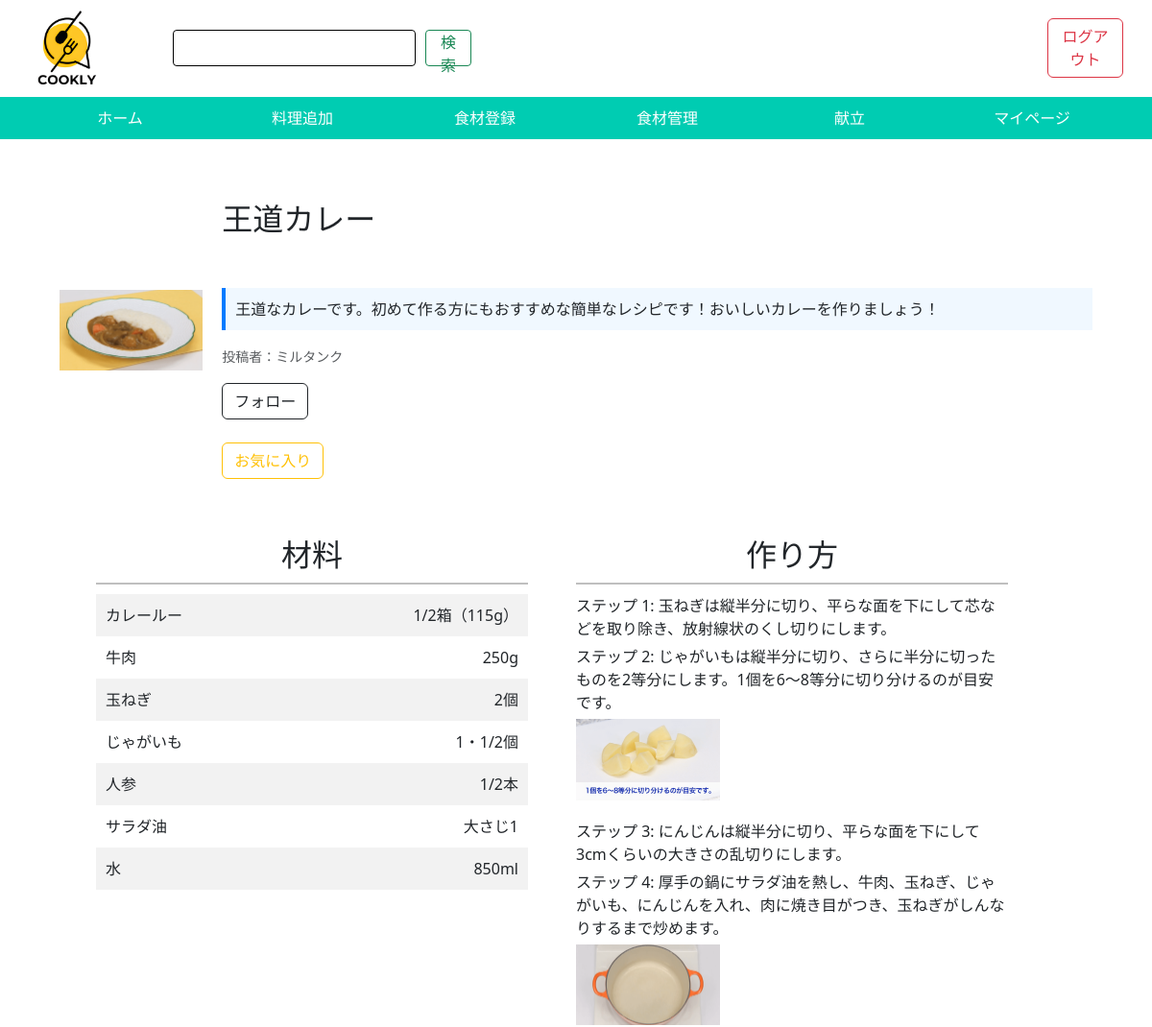
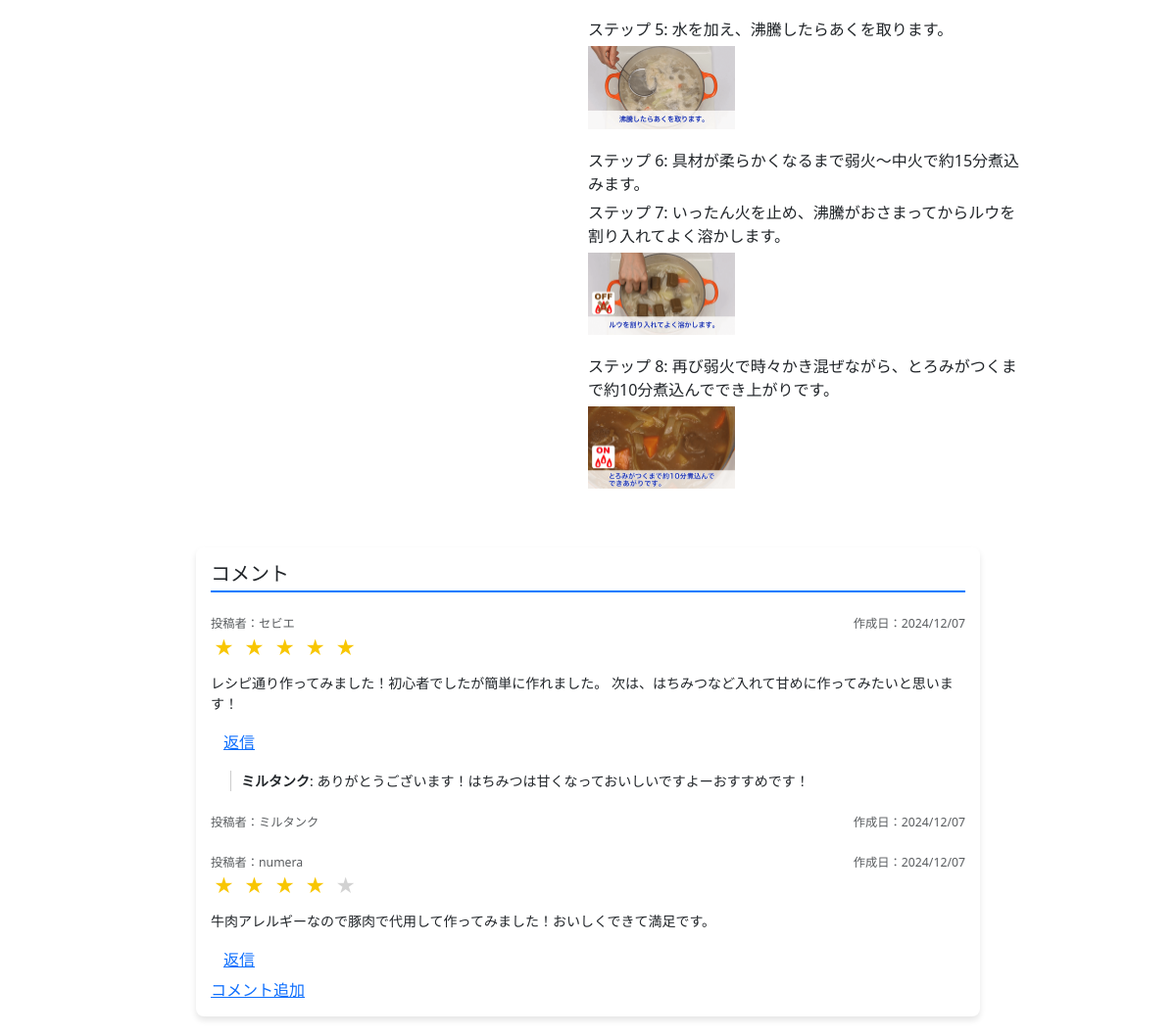
The app's page /recipe/8 with its own data (2 pictures, top to bottom).
### app/models.py (models this page shows, shortened)
class Recipe(models.Model):
    user = models.ForeignKey(CustomUser, on_delete=models.CASCADE)
    recipe_title = models.CharField(max_length=200, verbose_name="料理タイトル")
    recipe_image = models.ImageField(upload_to='recipes/', verbose_name="料理写真")
    vote = models.IntegerField(default=0, verbose_name="閲覧回数")
    detail_text = models.TextField(max_length=200, verbose_name="料理説明")
    class Genre(models.TextChoices):
        MAIN_DISH = 'main', '主菜'
        SIDE_DISH = 'side', '副菜'
        MAIN_COURSE = 'course', '主食'
        DESSERT = 'dessert', '菓子'
    genre = models.CharField(max_length=10, choices=Genre.choices, verbose_name="ジャンル")
    created_at = models.DateTimeField(auto_now_add=True)
    updated_at = models.DateField(verbose_name="更新日", auto_now=True)

class CustomUser(AbstractUser):
    user_icon = models.ImageField(upload_to='user_icon/', verbose_name="ユーザーアイコン")
    allergy = models.CharField(max_length=1000, default="なし")

class Ingredient(models.Model):
    recipe = models.ForeignKey(Recipe, related_name='ingredient', on_delete=models.CASCADE, verbose_name="class Recipeを継承")
    material = models.CharField(max_length=100, verbose_name="材料名")
    amount = models.CharField(max_length=100, verbose_name="分量")

class Step(models.Model):
    recipe = models.ForeignKey(Recipe, related_name='step', on_delete=models.CASCADE)
    step_number = models.PositiveIntegerField(verbose_name="ステップ番号")
    step_text = models.CharField(max_length=300, verbose_name="作り方文章")
    step_image = models.ImageField(upload_to='steps/', blank=True, null=True, verbose_name="作り方の写真")
    step_video = models.FileField(upload_to='videos/', blank=True, null=True, verbose_name="作り方の動画")

class Comment(models.Model):
    user = models.ForeignKey(CustomUser, on_delete=models.CASCADE)
    recipe = models.ForeignKey(Recipe, related_name='comment', on_delete=models.CASCADE)
    parent = models.ForeignKey('self', null=True, blank=True, on_delete=models.CASCADE, related_name='replies')  # 親コメント
    content = models.TextField(default="")
    created_at = models.DateTimeField(auto_now_add=True)
    comment = models.TextField(max_length=200)
    rating = models.IntegerField(null=True, blank=True)  # 1から5の値を想定

### app/views.py (the view)
# urls.py: path("recipe/<int:post_id>", views.detail, name="detail"),
def detail(request, post_id):
    recipes = Recipe.objects.get(id=post_id)
    ingredient_text = recipes.ingredient.all()
    steps = recipes.step.all()
    comments = recipes.comment.all()
    recipes.vote += 1
    recipes.save()
    is_favorited = False
    is_folloing = False
    if request.user.is_authenticated:
        from app.models import Favorite  # 追加
        is_favorited = Favorite.objects.filter(user=request.user, item=recipes).exists()
        is_folloing = Follow.objects.filter(follower=request.user, followed=recipes.user).exists()
    context = {
        "recipe_chose": recipes,
        "ingredient_text": ingredient_text,
        'steps': steps,
        "comments": comments,
        "user": recipes.user,
        "is_favorited": is_favorited,
        "is_following": is_folloing,
    }
    return render(request, "app/recipe.html", context)

### app/templates/app/recipe.html (shortened to what this page needs)
{% extends "base/base.html" %}
{% load static %}
{% block body %}
<div class="recipe-container">
    <div class="recipe-left">
        <img src="{{ recipe_chose.recipe_image.url }}" alt="Recipe Image" class="recipe-image">
    </div>
    <div class="recipe-right">
        <h2 class="recipe-title">{{ recipe_chose.recipe_title }}</h2>
        <p class="recipe-detail">{{ recipe_chose.detail_text }}</p>
        <p class="recipe-user">
            <small class="text-body-secondary">
                <a href="{% url 'app:author_page' recipe_chose.user.id %}" class="hidden-link">
                    投稿者：{{ recipe_chose.user }}</small>
        </p>
        {% if user.is_authenticated %}
        <form method="post" action="{% url 'app:toggle_follow' recipe_chose.user.id %}">
            <button type="submit" class="btn {% if is_following %}btn-dark{% else %}btn-outline-dark{% endif %}">
                {% if is_following %}
                フォロー解除
                {% else %}
                フォロー
                {% endif %}
            </button>
        </form>
        {% else %}
        <p>フォローするには、<a href="{% url 'login' %}">ログイン</a>してください。</p>
        {% endif %}
        <br>
        {% if user.is_authenticated %}
        <form method="post" action="{% url 'app:toggle_favorite' recipe_chose.id %}">
            <button type="submit" class="btn {% if is_favorited %}btn-warning{% else %}btn-outline-warning{% endif %}">
                {% if is_favorited %}
                お気に入り解除
                {% else %}
                お気に入り
                {% endif %}
            </button>
        </form>
        {% else %}
        <p>お気に入り登録をするには、<a href="{% url 'login' %}">ログイン</a>してください。</p>
        {% endif %}
    </div>
</div>
<div class="ingredient-step-container">
    <div class="ingredient-container">
        <h2 class="ingredient-title">材料</h2>
        <hr class="divider">
        <table class="table table-striped ingredient-table">
            <tbody>
                {% for ingredient in ingredient_text %}
                <tr>
                    <td class="ingredient-name">{{ ingredient.material }}</td>
                    <td class="ingredient-amount">{{ ingredient.amount }}</td>
                </tr>
                {% empty %}
                <tr>
                    <td colspan="2">材料がありません。</td>
                </tr>
                {% endfor %}
            </tbody>
        </table>
    </div>
    <div class="step-container">
        <h2 class="step-title">作り方</h2>
        <hr class="divider">
        {% for step in steps %}
        <div class="step">
            <p class="step-text">ステップ {{ step.step_number }}: {{ step.step_text }}</p>
            {% if step.step_image %}
            <img src="{{ step.step_image.url }}" alt="Step Image" class="step-image">
            {% endif %}
        </div>
        {% empty %}
        <p>作り方がありません。</p>
        {% endfor %}
    </div>
</div>
<div class="comment-container">
    <h2>コメント</h2>
    {% for comment in comments %}
    <div class="mt-auto d-flex justify-content-between">
        <p class="card-text mb-0">
            <small class="text-body-secondary">投稿者：{{ comment.user }}</small>
        </p>
        <p class="card-text mb-0" style="margin-right: 0;">
            <small class="text-body-secondary">作成日：{{ comment.created_at|date:"Y/m/d" }}</small>
        </p>
    </div>
    {% if comment.rating and not comment.parent %}
    <div class="stars" data-rating="{{ comment.rating }}">
        <span>
            <label for="review05">★</label>
            <label for="review04">★</label>
            <label for="review03">★</label>
            <label for="review02">★</label>
            <label for="review01">★</label>
        </span>
    </div>
    {% elif not comment.parent %}
    <p>評価がありません。</p>
    {% endif %}
    <p>{{ comment.comment }}</p>
    {% if not comment.parent %}
    <a href="{% url 'app:reply_to_comment' recipe_chose.id comment.id %}" class="btn btn-link">返信</a>
    {% endif %}
    <div class="replies" style="margin-left: 20px; border-left: 1px solid #ccc; padding-left: 10px;">
        {% for reply in comment.replies.all %}
        <div class="reply">
            <p><strong>{{ reply.user.username }}</strong>: {{ reply.content }}</p>
        </div>
        {% endfor %}
    </div>
    {% empty %}
    <p>コメントがありません。</p>
    {% endfor %}
    <a href="{% url 'app:comments' recipe_chose.id %}">コメント追加</a>
</div>
{% endblock %}
{% block extra_styles %}
<link rel="stylesheet" href="{% static 'app/css/recipe.css' %}">
{% endblock %}

### app/static/app/css/recipe.css (style rules this page uses)
.recipe-container { display: flex; justify-content: space-between; margin-bottom: 20px; padding: 20px; height: 350px; }
.recipe-left { flex: 1; max-width: 40%; display: flex; align-items: center; margin-right: 20px; }
.recipe-image { width: auto; max-width: 100%; max-height: 300px; height: auto; object-fit: cover; }
.recipe-right { display: flex; flex-grow: 1; flex-direction: column; }
.recipe-title { flex: 2; margin-top: 20px; }
.recipe-detail { font-size: 16px; line-height: 1.5; padding: 10px; border-left: 4px solid #007bff; background: #f0f8ff; margin-bottom: 15px; }
.ingredient-step-container { display: flex; justify-content: space-between; max-width: 1000px; margin: 20px auto; }
.ingredient-container, .step-container { flex: 1; margin: 20px 50px 20px auto; }
.ingredient-title, .step-title { text-align: center; }
.divider { border-top: 2px solid black; margin: 10px 0; }
.ingredient-table { width: 100%; border-collapse: collapse; }
.ingredient-table th, .ingredient-table td { border: none; padding: 10px; }
.ingredient-name { text-align: left; }
.ingredient-amount { text-align: right; }
.step-text { margin-bottom: 5px; }
.step-image { max-width: 150px; height: auto; margin-bottom: 20px; }
.comment-container { max-width: 800px; margin: 20px auto; background: white; padding: 15px; border-radius: 8px; box-shadow: 0 4px 6px rgba(0, 0, 0, 0.1); }
.comment-container h2 { font-size: 20px; margin-bottom: 10px; border-bottom: 2px solid #007bff; padding-bottom: 5px; }
.comment-container p { margin: 10px 0; font-size: 14px; }

### app/templates/app/recipe.html (style rules this page uses)
.stars { display: flex; flex-direction: row-reverse; justify-content: flex-end; }
.stars label { color: #D2D2D2; font-size: 20px; padding: 0 3px; }
.stars[data-rating="1"] label:nth-child(-n+1), .stars[data-rating="2"] label:nth-child(-n+2), .stars[data-rating="3"] label:nth-child(-n+3), .stars[data-rating="4"] label:nth-child(-n+4), .stars[data-rating="5"] label:nth-child(-n+5) { color: #F8C601; }
.hidden-link { text-decoration: none; color: inherit; cursor: pointer; }

### records on screen
Recipe: recipe_image (picture), recipe_title "王道カレー", detail_text "王道なカレーです。初めて作る方にもおすすめな簡単なレシピです！おいしいカレーを作りましょう！", user "ミルタンク"
Ingredient: material "カレールー", amount "1/2箱（115g）"
Ingredient: material "牛肉", amount "250g"
Ingredient: material "玉ねぎ", amount "2個"
Ingredient: material "じゃがいも", amount "1・1/2個"
Ingredient: material "人参", amount "1/2本"
Ingredient: material "サラダ油", amount "大さじ1"
Ingredient: material "水", amount "850ml"
Step: step_number "1", step_text "玉ねぎは縦半分に切り、平らな面を下にして芯などを取り除き、放射線状のくし切りにします。"
Step: step_number "2", step_text "じゃがいもは縦半分に切り、さらに半分に切ったものを2等分にします。1個を6～8等分に切り分けるのが目安です。", step_image (picture)
Step: step_number "3", step_text "にんじんは縦半分に切り、平らな面を下にして3cmくらいの大きさの乱切りにします。"
Step: step_number "4", step_text "厚手の鍋にサラダ油を熱し、牛肉、玉ねぎ、じゃがいも、にんじんを入れ、肉に焼き目がつき、玉ねぎがしんなりするまで炒めます。", step_image (picture)
Step: step_number "5", step_text "水を加え、沸騰したらあくを取ります。", step_image (picture)
Step: step_number "6", step_text "具材が柔らかくなるまで弱火～中火で約15分煮込みます。"
Step: step_number "7", step_text "いったん火を止め、沸騰がおさまってからルウを割り入れてよく溶かします。", step_image (picture)
Step: step_number "8", step_text "再び弱火で時々かき混ぜながら、とろみがつくまで約10分煮込んででき上がりです。", step_image (picture)
Comment: user "セビエ", created_at "2024/12/07", comment "レシピ通り作ってみました！初心者でしたが簡単に作れました。 次は、はちみつなど入れて甘めに作ってみたいと思います！", shows "返信"
Comment: user.username "ミルタンク", content "ありがとうございます！はちみつは甘くなっておいしいですよーおすすめです！", user "ミルタンク", created_at "2024/12/07"
Comment: user "numera", created_at "2024/12/07", comment "牛肉アレルギーなので豚肉で代用して作ってみました！おいしくできて満足です。", shows "返信"
